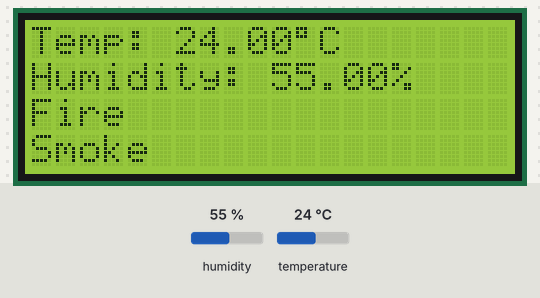
The sketch below on a simulated Arduino Mega 2560, built with avr-gcc and run on an emulated ATmega2560. On the bench: 20×4 character LCD. The test bench sets the inputs (shaded band); at power-on: humidity 55 %, temperature 24 °C. What the sketch prints to the serial monitor is not drawn.

Above: at 4.8 s.
4.9 s: humidity set to 22 %
At 6.8 s:
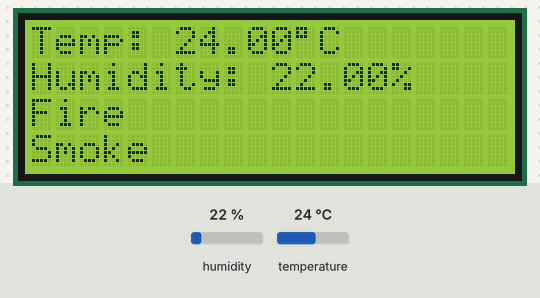
7.9 s: temperature set to 12 °C
At 9.0 s:
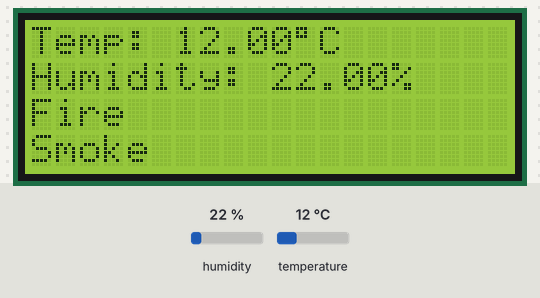
10.9 s: humidity set to 40 %
At 13.6 s:
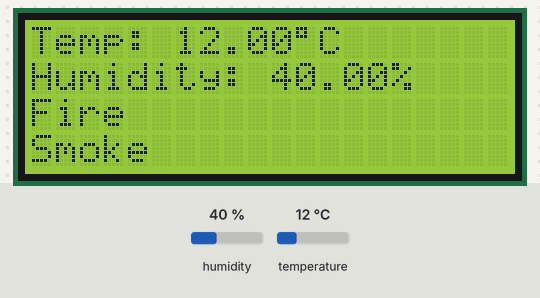
13.9 s: temperature set to 19 °C
Timing chart, 0 to 16.9 s (numbered marks = the images above; inputs shaded):
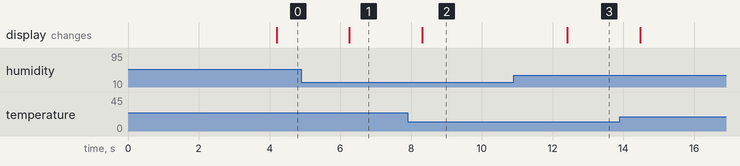

The sketch:

Display-Sensor.ino
```cpp
#include <Wire.h>
#include <LiquidCrystal_I2C.h>
#include <DHT.h>
#define DHTPIN 23          // Hier die Pin Nummer eintragen wo der Sensor angeschlossen ist
#define DHTTYPE DHT11     // Hier wird definiert was für ein Sensor ausgelesen wird. In
                          // unserem Beispiel möchten wir einen DHT11 auslesen, falls du
                          // ein DHT22 hast einfach DHT22 eintragen

LiquidCrystal_I2C lcd(0x27,20,4);  // set the LCD address to 0x27 for a 16 chars and 2 line display

DHT dht(DHTPIN, DHTTYPE);

void setup()
{
  Serial.begin(115200);
  Serial.println("DHT11 Testprogramm");
  dht.begin();

  // initialize the lcd
  lcd.init();
  lcd.init();
  // Print a message to the LCD.
  lcd.backlight();
  lcd.setCursor(0,0);
  lcd.print("Temp");
  lcd.setCursor(0,1);
  lcd.print("Humidity");
  lcd.setCursor(0,2);
  lcd.print("Fire");
  lcd.setCursor(0,3);
  lcd.print("Smoke");

  delay(2000);
}
void loop() {
  // Wait a few seconds between measurements.
  delay(2000);                     // Hier definieren wir die Verweilzeit die gewartet wird
                                   // bis der Sensor wieder ausgelesen wird. Da der DHT11
                                   // auch ca. 2 Sekunden hat um seine Werte zuaktualisieren
                                   // macht es keinen sinn ihn schneller auszulesen!

  float h = dht.readHumidity();    // Lesen der Luftfeuchtigkeit und speichern in die Variable h
  float t = dht.readTemperature(); // Lesen der Temperatur in °C und speichern in die Variable t

/*********************( Überprüfen ob alles richtig Ausgelesen wurde )*********************/
  if (isnan(h) || isnan(t)) {
    Serial.println("Fehler beim auslesen des Sensors!");
    return;
  }

  else {
    // Nun senden wir die gemessenen Werte an das Display
    lcd.setCursor(0, 0);  // start to print at the first row
    lcd.print("Temp: ");
    lcd.print(t);     // print the temperature
    lcd.print((char)223); // print ° character
    lcd.print("C");

    lcd.setCursor(0, 1);  // start to print at the second row
    lcd.print("Humidity: ");
    lcd.print(h);      // print the humidity
    lcd.print("%");

  // Nun senden wir die gemessenen Werte an den PC dise werden wir im Seriellem Monitor sehen
  Serial.print("Luftfeuchtigkeit: ");
  Serial.print(h);                  // Ausgeben der Luftfeuchtigkeit
  Serial.print("%\t");              // Tabulator
  Serial.print("Temperatur: ");
  Serial.print(t);                  // Ausgeben der Temperatur
  Serial.write("°");                // Schreiben des ° Zeichen
  Serial.println("C");
  }
}
```

Measured:
- after the input at 4.9 s, the display: changes after 1.4 s (image 1)
- after the input at 7.9 s, the display: changes after 0.41 s (image 2)
- after the input at 10.9 s, the display: changes after 1.5 s (image 3)
